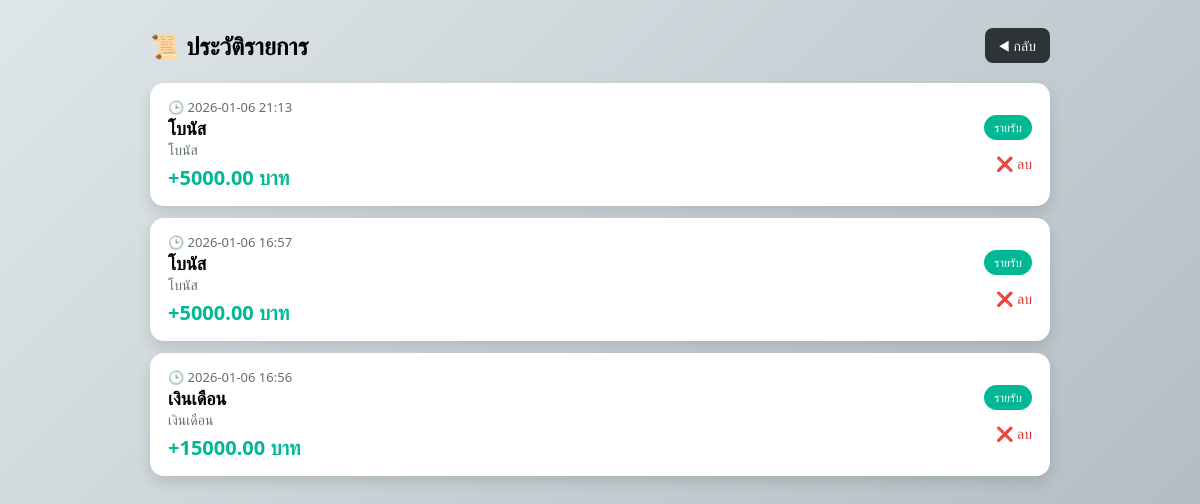
Screenshot of /history (signed in) with the database file from the repository.
### tables this page shows
CREATE TABLE transactions (
            id INTEGER PRIMARY KEY AUTOINCREMENT,
            user_id INTEGER, 
            category_id INTEGER,
            amount REAL, 
            note TEXT,
            date TIMESTAMP DEFAULT CURRENT_TIMESTAMP,
            FOREIGN KEY(user_id) REFERENCES users(id),
            FOREIGN KEY(category_id) REFERENCES categories(id)
        );

CREATE TABLE categories (
            id INTEGER PRIMARY KEY AUTOINCREMENT,
            user_id INTEGER, 
            name TEXT,
            type TEXT CHECK(type IN ('รายรับ','รายจ่าย')),
            UNIQUE(user_id,name),
            FOREIGN KEY(user_id) REFERENCES users(id)
        );

### app.py (the view)
@app.route("/history")
def history():
    if "user_id" not in session:
        return redirect(url_for("login"))
    uid = session["user_id"]
    db = get_db()
    rows = db.execute("""
        SELECT t.id, t.amount, t.note, t.date, c.name AS category, c.type
        FROM transactions t
        JOIN categories c ON t.category_id = c.id
        WHERE t.user_id = ?
        ORDER BY t.date DESC
    """, (uid,)).fetchall()
    transactions = []
    for r in rows:
        dt = datetime.fromisoformat(r["date"])
        transactions.append({
            "id": r["id"],
            "amount": r["amount"],
            "note": r["note"],
            "category": r["category"],
            "type": r["type"],
            "date": dt.strftime("%Y-%m-%d %H:%M")
        })
    db.close()
    return render_template("history.html", transactions=transactions)

### app.py (called while the page is built)
def get_db():
    conn = sqlite3.connect("database.db")
    conn.row_factory = sqlite3.Row
    return conn

### templates/history.html (shortened to what this page needs)
<!DOCTYPE html>
<html lang="th">
<head>
</head>
<body>
<div class="container">
<div class="header">
    <h2>📜 ประวัติรายการ</h2>
    <a href="{{ url_for('dashboard') }}" class="back-btn">◀ กลับ</a>
</div>
{% for t in transactions %}
<div class="card">
    <div class="left">
        <span class="date">🕒 {{ t.date }}</span>
        <span class="category">{{ t.category }}</span>
        <span class="note">{{ t.note }}</span>
        <span class="amount {{ 'income' if t.type == 'รายรับ' else 'expense' }}">
            {{ '+' if t.type == 'รายรับ' else '-' }}{{ "%.2f"|format(t.amount) }} บาท
        </span>
    </div>
    <div class="right">
        <span class="type-badge {{ 'type-income' if t.type == 'รายรับ' else 'type-expense' }}">
            {{ t.type }}
        </span><br>
        <a href="{{ url_for('delete_transaction', id=t.id) }}" class="delete-btn">❌ ลบ</a>
    </div>
</div>
{% else %}
<p style="text-align:center;color:#555;">ยังไม่มีรายการ</p>
{% endfor %}
</div>
</body>
</html>

### templates/history.html (style rules this page uses)
body { font-family: "Segoe UI", Arial, sans-serif; background: linear-gradient(135deg, #dfe6e9, #b2bec3); padding: 20px; }
.container { max-width: 900px; margin: auto; }
.header { display: flex; align-items: center; justify-content: space-between; margin-bottom: 20px; }
.header h2 { margin: 0; }
.back-btn { padding: 8px 14px; background: #2d3436; color: white; text-decoration: none; border-radius: 8px; font-size: 14px; }
.card { background: white; border-radius: 14px; padding: 15px 18px; margin-bottom: 12px; box-shadow: 0 6px 14px rgba(0,0,0,0.12); display: flex; justify-content: space-between; align-items: center; }
.left { display: flex; flex-direction: column; }
.date { font-size: 13px; color: #636e72; }
.category { font-size: 18px; font-weight: bold; }
.note { font-size: 14px; color: #636e72; }
.amount { font-size: 20px; font-weight: bold; margin-top: 5px; }
.income { color: #00b894; }
.right { text-align: right; }
.type-badge { padding: 4px 10px; border-radius: 20px; font-size: 12px; color: white; display: inline-block; margin-bottom: 8px; }
.type-income { background: #00b894; }
.delete-btn { display: inline-block; margin-top: 6px; font-size: 14px; color: #d63031; text-decoration: none; }

### rows the page displays
transactions: date "2026-01-06 21:13", category "โบนัส", note "โบนัส", amount "5000.00", type "รายรับ"
categories: type "+"
transactions: date "2026-01-06 16:57", category "โบนัส", note "โบนัส", amount "5000.00", type "รายรับ"
transactions: date "2026-01-06 16:56", category "เงินเดือน", note "เงินเดือน", amount "15000.00", type "รายรับ"
categories: type "+"
